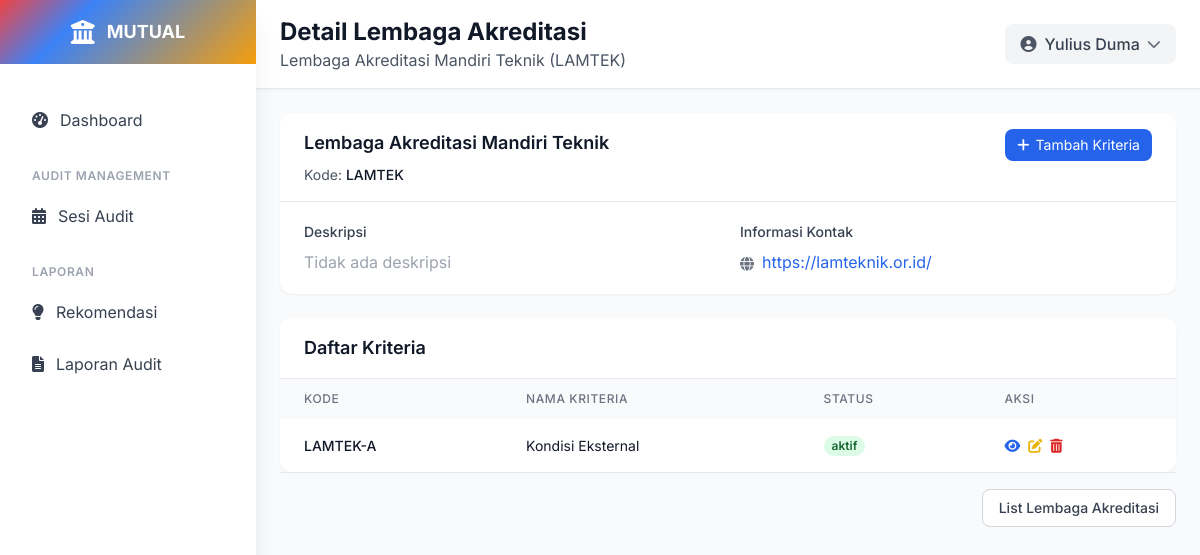
Page /lembaga/2/ (signed in) on the earlier database version.
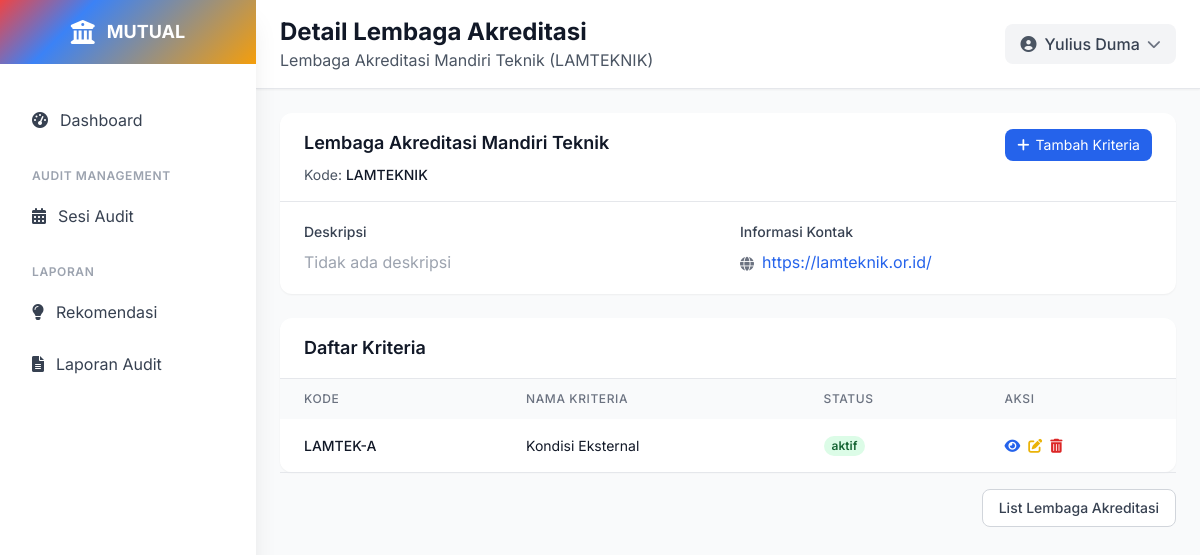
Same page on the later database version.
### ami/models.py (models this page shows, shortened)
class LembagaAkreditasi(models.Model):
    kode = models.CharField(max_length=20, unique=True)
    nama = models.CharField(max_length=255, unique=True)
    deskripsi = models.TextField(blank=True, null=True)
    website = models.URLField(blank=True, null=True)
    kontak = models.TextField(blank=True, null=True)
    class Meta:
        verbose_name = "Lembaga Akreditasi"
        verbose_name_plural = "Lembaga Akreditasi"
        ordering = ['nama']

class Kriteria(models.Model):
    lembaga_akreditasi = models.ForeignKey(LembagaAkreditasi, on_delete=models.CASCADE, related_name='kriteria')
    kode = models.CharField(max_length=30, null=True)
    nama = models.CharField(max_length=255)
    deskripsi = models.TextField(blank=True, null=True)
    status = models.CharField(max_length=20, choices=[
        ('aktif', 'aktif'),
        ('tidak aktif', 'tidak aktif'),
    ], default='aktif')
    class Meta:
        verbose_name = "Kriteria"
        verbose_name_plural = "Kriteria"
        unique_together = ['lembaga_akreditasi', 'kode']
        ordering = ['kode']

### ami/views.py (the view)
# urls.py: path('lembaga/<int:pk>/', views.lembaga_akreditasi_detail, name='lembaga_akreditasi_detail'),
@login_required
def lembaga_akreditasi_detail(request, pk):
    lembaga = get_object_or_404(LembagaAkreditasi, pk=pk)
    kriteria_list = lembaga.kriteria.all().order_by('kode')
    paginator = Paginator(kriteria_list, 10)
    page_number = request.GET.get('page')
    kriteria = paginator.get_page(page_number)
    return render(request, 'ami/lembaga_akreditasi_detail.html', {
        'lembaga': lembaga,
        'kriteria': kriteria
    })

### templates/ami/lembaga_akreditasi_detail.html (shortened to what this page needs)
{% extends 'base.html' %}
{% load static %}
{% block page_title %}Detail Lembaga Akreditasi{% endblock %}
{% block page_subtitle %}{{ lembaga.nama }} ({{ lembaga.kode }}){% endblock %}
{% block content %}
<div class="p-4 lg:p-6">
    <div class="bg-white rounded-xl shadow-sm overflow-hidden mb-6">
        <div class="px-4 lg:px-6 py-4 border-b border-gray-200">
            <div class="flex flex-col md:flex-row md:justify-between md:items-start">
                <div>
                    <h3 class="text-lg font-semibold text-gray-900 mb-2">{{ lembaga.nama }}</h3>
                    <p class="text-sm text-gray-600">Kode: <span class="font-medium text-gray-900">{{ lembaga.kode }}</span></p>
                </div>
                <div class="mt-4 md:mt-0 flex flex-wrap gap-2">
                    <a href="{% url 'ami:kriteria_create' lembaga.id %}" class="bg-blue-600 hover:bg-blue-700 text-white px-3 py-1.5 rounded-lg text-sm flex items-center">
                        <i class="fas fa-plus mr-1.5"></i> Tambah Kriteria
                    </a>
                </div>
            </div>
        </div>
        <div class="px-4 lg:px-6 py-5">
            <div class="grid grid-cols-1 md:grid-cols-2 gap-6">
                <div>
                    <h4 class="text-sm font-medium text-gray-700 mb-2">Deskripsi</h4>
                    <p class="text-gray-600">
                        {% if lembaga.deskripsi %}
                        {{ lembaga.deskripsi }}
                        {% else %}
                        <span class="text-gray-400">Tidak ada deskripsi</span>
                        {% endif %}
                    </p>
                </div>
                <div>
                    <h4 class="text-sm font-medium text-gray-700 mb-2">Informasi Kontak</h4>
                    <div class="space-y-2">
                        {% if lembaga.website %}
                        <div class="flex items-start">
                            <i class="fas fa-globe text-gray-500 mt-1 mr-2 text-sm"></i>
                            <div>
                                <a href="{{ lembaga.website }}" target="_blank" class="text-blue-600 hover:text-blue-800">
                                    {{ lembaga.website }}
                                </a>
                            </div>
                        </div>
                        {% endif %}
                    </div>
                </div>
            </div>
        </div>
    </div>
    <div class="bg-white rounded-xl shadow-sm overflow-hidden">
        <div class="px-4 lg:px-6 py-4 border-b border-gray-200">
            <h3 class="text-lg font-semibold text-gray-900">Daftar Kriteria</h3>
        </div>
        {% if kriteria %}
        <div class="overflow-x-auto">
            <table class="w-full">
                <thead class="bg-gray-50">
                    <tr>
                        <th class="px-3 lg:px-6 py-3 text-left text-xs font-medium text-gray-500 uppercase tracking-wider">Kode</th>
                        <th class="px-3 lg:px-6 py-3 text-left text-xs font-medium text-gray-500 uppercase tracking-wider">Nama Kriteria</th>
                        <th class="px-3 lg:px-6 py-3 text-left text-xs font-medium text-gray-500 uppercase tracking-wider hidden md:table-cell">Status</th>
                        <th class="px-3 lg:px-6 py-3 text-left text-xs font-medium text-gray-500 uppercase tracking-wider">Aksi</th>
                    </tr>
                </thead>
                <tbody class="bg-white divide-y divide-gray-200">
                    {% for kriteria_item in kriteria %}
                    <tr class="hover:bg-gray-50 transition-colors">
                        <td class="px-3 lg:px-6 py-4 whitespace-nowrap">
                            <div class="text-xs lg:text-sm font-medium text-gray-900">{{ kriteria_item.kode }}</div>
                        </td>
                        <td class="px-3 lg:px-6 py-4 whitespace-nowrap">
                            <div class="text-xs lg:text-sm text-gray-900">{{ kriteria_item.nama }}</div>
                        </td>
                        <td class="px-3 lg:px-6 py-4 whitespace-nowrap text-xs lg:text-sm text-gray-500 hidden md:table-cell">
                            <span class="px-2 inline-flex text-xs leading-5 font-semibold rounded-full
                                {% if kriteria_item.status == 'aktif' %}bg-green-100 text-green-800{% else %}bg-red-100 text-red-800{% endif %}">
                                {{ kriteria_item.get_status_display }}
                            </span>
                        </td>
                        <td class="px-3 lg:px-6 py-4 whitespace-nowrap text-xs lg:text-sm font-medium">
                            <div class="flex flex-wrap gap-2">
                                <a href="{% url 'ami:kriteria_detail' kriteria_item.pk %}" class="text-blue-600 hover:text-blue-900">
                                    <i class="fas fa-eye"></i>
                                </a>
                                <a href="{% url 'ami:kriteria_update' kriteria_item.pk %}" class="text-yellow-500 hover:text-yellow-700">
                                    <i class="fas fa-edit"></i>
                                </a>
                                <a href="{% url 'ami:kriteria_delete' kriteria_item.pk %}" class="text-red-600 hover:text-red-900">
                                    <i class="fas fa-trash-alt"></i>
                                </a>
                            </div>
                        </td>
                    </tr>
                    {% endfor %}
                </tbody>
            </table>
        </div>
        {% endif %}
    </div>
            <div class="flex flex-col sm:flex-row sm:justify-end space-y-2 sm:space-y-0 sm:space-x-2 pt-4 border-t border-gray-200 pt-4">
                <a href="{% url 'ami:lembaga_akreditasi_list' %}" class="w-full sm:w-auto px-4 py-2 border border-gray-300 rounded-lg text-sm font-medium text-gray-700 bg-white hover:bg-gray-50">
                    List Lembaga Akreditasi
                </a>
            </div>
        </div>
</div>
{% endblock %}

### templates/base.html (shortened to what this page needs)
<!DOCTYPE html>
<html lang="id">
<head>
    <script src="https://cdn.tailwindcss.com"></script>
    <link href="https://cdnjs.cloudflare.com/ajax/libs/font-awesome/6.0.0/css/all.min.css" rel="stylesheet">
    <link href="https://cdn.jsdelivr.net/npm/select2@4.1.0-rc.0/dist/css/select2.min.css" rel="stylesheet" />
    <link href="https://cdn.jsdelivr.net/npm/select2-bootstrap-5-theme@1.3.0/dist/select2-bootstrap-5-theme.min.css" rel="stylesheet" />
</head>
<body class="bg-gray-50">
    <div class="fixed inset-y-0 left-0 z-50 w-64 bg-white shadow-xl transform transition-transform duration-300 ease-in-out lg:translate-x-0 -translate-x-full flex flex-col" id="sidebar">
        <div class="flex items-center justify-center h-16 gradient-bg flex-shrink-0">
            <div class="flex items-center space-x-3">
                <i class="fas fa-university text-white text-2xl"></i>
                <span class="text-white font-bold text-lg">MUTUAL</span>
            </div>
        </div>
        <nav class="flex-1 overflow-y-auto mt-8 px-4 pb-4 ">
            <div class="space-y-2">
                <a href="{% url 'ami:dashboard' %}" class="sidebar-item flex items-center px-4 py-3 text-gray-700 rounded-lg transition-all duration-200 {% if request.resolver_match.url_name == 'dashboard' %}bg-blue-50 text-blue-600{% else %}hover:bg-gray-50{% endif %}">
                    <i class="fas fa-tachometer-alt mr-3"></i>
                    <span>Dashboard</span>
                </a>
                <div class="pt-4">
                    <p class="px-4 text-xs font-semibold text-gray-400 uppercase tracking-wider">Audit Management</p>
                    <div class="mt-2 space-y-1">
                        <a href="{% url 'ami:audit_session_list' %}" class="sidebar-item flex items-center px-4 py-3 text-gray-700 rounded-lg transition-all duration-200 {% if request.resolver_match.url_name == 'audit_session_list' %}bg-blue-50 text-blue-600{% else %}hover:bg-gray-50{% endif %}">
                            <i class="fas fa-calendar-alt mr-3"></i>
                            <span>Sesi Audit</span>
                        </a>
                    </div>
                </div>
                <div class="pt-4">
                    <p class="px-4 text-xs font-semibold text-gray-400 uppercase tracking-wider">Laporan</p>
                    <div class="mt-2 space-y-1">
                        <a href="#" class="sidebar-item flex items-center px-4 py-3 text-gray-700 rounded-lg transition-all duration-200 hover:bg-gray-50">
                            <i class="fas fa-lightbulb mr-3"></i>
                            <span>Rekomendasi</span>
                        </a>
                        <a href="{% url 'ami:laporan_index_audit' %}"
                            class="sidebar-item flex items-center px-4 py-3 text-gray-700 rounded-lg transition-all duration-200 {% if request.resolver_match.url_name == 'laporan_index_audit' %}bg-blue-50 text-blue-600{% else %}hover:bg-gray-50{% endif %}">
                            <i class="fas fa-file-alt mr-3"></i>
                            <span>Laporan Audit</span>
                        </a>
                    </div>
                </div>
            </div>
        </nav>
    </div>
    <div class="lg:ml-64 flex flex-col min-h-screen">
        <header class="bg-white shadow-sm border-b border-gray-200">
            <div class="flex items-center justify-between px-4 lg:px-6 py-4 print:hidden ">
                <div class="lg:block hidden">
                    <h1 class="text-xl lg:text-2xl font-bold text-gray-900">{% block page_title %}{% endblock %}</h1>
                    <p class="text-gray-600">{% block page_subtitle %}{% endblock %}</p>
                </div>
                <div class="flex items-center space-x-4">
                    <div class="relative print:hidden">
                        <button id="profileButton" class="flex items-center space-x-2 bg-gray-100 hover:bg-gray-200 px-4 py-2 rounded-lg transition-colors">
                            <i class="fas fa-user-circle text-gray-600"></i>
                            <span class="text-gray-700 font-medium">{{ user.get_full_name|default:user.username }}</span>
                            <i class="fas fa-chevron-down text-gray-500 text-sm transition-transform" id="chevronIcon"></i>
                        </button>
                    </div>
                </div>
            </div>
        </header>
        {% block content %}{% endblock %}
</body>
</html>

### templates/base.html (style rules this page uses)
body { font-family: 'Inter', sans-serif; }
.gradient-bg { background: linear-gradient(135deg, #ef4444 0%, #3b82f6 30%, #f59e0b 100%) }

Differences in the rows shown:
changed LembagaAkreditasi "Lembaga Akreditasi Mandiri Teknik": kode "LAMTEK" → "LAMTEKNIK"
